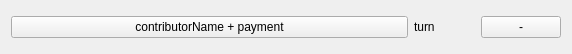
<?xml version="1.0" encoding="UTF-8"?>
<ui version="4.0">
 <class>contributorItem</class>
 <widget class="QWidget" name="contributorItem">
  <property name="geometry">
   <rect>
    <x>0</x>
    <y>0</y>
    <width>572</width>
    <height>54</height>
   </rect>
  </property>
  <property name="windowTitle">
   <string>Form</string>
  </property>
  <layout class="QGridLayout" name="gridLayout">
   <item row="0" column="0">
    <widget class="QPushButton" name="contributor_pushButton">
     <property name="sizePolicy">
      <sizepolicy hsizetype="Expanding" vsizetype="Fixed">
       <horstretch>0</horstretch>
       <verstretch>0</verstretch>
      </sizepolicy>
     </property>
     <property name="text">
      <string>contributorName + payment</string>
     </property>
    </widget>
   </item>
   <item row="0" column="1">
    <widget class="QLabel" name="turn_label">
     <property name="text">
      <string>turn</string>
     </property>
    </widget>
   </item>
   <item row="0" column="3">
    <widget class="QPushButton" name="remove_pushButton">
     <property name="text">
      <string>-</string>
     </property>
    </widget>
   </item>
   <item row="0" column="2">
    <spacer name="horizontalSpacer">
     <property name="orientation">
      <enum>Qt::Horizontal</enum>
     </property>
     <property name="sizeType">
      <enum>QSizePolicy::Minimum</enum>
     </property>
     <property name="sizeHint" stdset="0">
      <size>
       <width>40</width>
       <height>20</height>
      </size>
     </property>
    </spacer>
   </item>
  </layout>
 </widget>
 <resources/>
 <connections/>
</ui>
